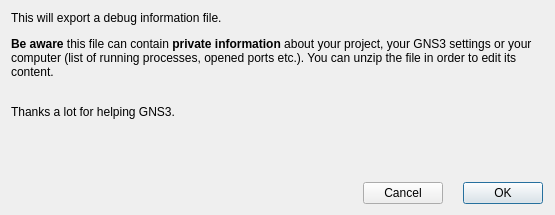
<?xml version="1.0" encoding="UTF-8"?>
<ui version="4.0">
 <class>ExportDebugDialog</class>
 <widget class="QDialog" name="ExportDebugDialog">
  <property name="windowModality">
   <enum>Qt::WindowModal</enum>
  </property>
  <property name="geometry">
   <rect>
    <x>0</x>
    <y>0</y>
    <width>555</width>
    <height>215</height>
   </rect>
  </property>
  <property name="windowTitle">
   <string>Export debug information</string>
  </property>
  <property name="styleSheet">
   <string notr="true">
QWidget {
    background-color: #fae8b7;
    color: #586e75;
}

QToolBar {
    border:0px;
}

QGraphicsView, QTextEdit, QPlainTextEdit, QTreeWidget, QListWidget, QLineEdit, QSpinBox, QComboBox {
    background-color: #fdf6e3;
}

QLabel, QMenu, QStatusBar {
  color: #586e75;
}

QMenuBar::item {
    background-color: #fae8b7;
}

QMenu::item:selected {
    color: #f2f2f2;
    background-color: #383838;
}

QToolButton:hover {
    background-color: #383838;
}

QGroupBox {
    color: #586e75;
    font: bold 12px;
    padding: 15px;
    border-style: none;
}

QAbstractScrollArea::corner {
    background: #fae8b7;
}

QScrollBar::add-page:horizontal, QScrollBar::sub-page:horizontal, QScrollBar::add-page:vertical, QScrollBar::sub-page:vertical {
  background: none;
}

QComboBox {
    selection-color: #f2f2f2;
    selection-background-color: #fae8b7;
}

QComboBox QAbstractItemView {
    background-color: #fdf6e3;
}

QDockWidget, QMenuBar, QPushButton, QToolButton, QTabWidget, QHeaderView::section {
    color: #586e75;
    font: bold 11px;
}

QTabBar {
    color: #586e75;
}

QRadioButton, QCheckBox {
  color: #586e75;
}

QRadioButton::disabled, QCheckBox::disabled {
  color: gray;
}
// bg-color=#fdf6e3
// fg-color=#586e75
// tool-bar=#fae8b7
// selection-bg=#383838 
// selection-fg=#f2f2f2
 </string>
  </property>
  <property name="modal">
   <bool>true</bool>
  </property>
  <layout class="QVBoxLayout" name="verticalLayout">
   <property name="rightMargin">
    <number>12</number>
   </property>
   <item>
    <widget class="QLabel" name="label">
     <property name="text">
      <string>&lt;html&gt;&lt;head/&gt;&lt;body&gt;&lt;p&gt;This will export a debug information file.&lt;/p&gt;&lt;p&gt;&lt;span style=&quot; font-weight:600;&quot;&gt;Be aware&lt;/span&gt; this file can contain &lt;span style=&quot; font-weight:600;&quot;&gt;private information&lt;/span&gt; about your project, your GNS3 settings or your computer (list of running processes, opened ports etc.). You can unzip the file in order to edit its content.&lt;/p&gt;&lt;p&gt;&lt;br/&gt;Thanks a lot for helping GNS3.&lt;/p&gt;&lt;/body&gt;&lt;/html&gt;</string>
     </property>
     <property name="textFormat">
      <enum>Qt::RichText</enum>
     </property>
     <property name="scaledContents">
      <bool>false</bool>
     </property>
     <property name="alignment">
      <set>Qt::AlignLeading|Qt::AlignLeft|Qt::AlignTop</set>
     </property>
     <property name="wordWrap">
      <bool>true</bool>
     </property>
    </widget>
   </item>
   <item>
    <layout class="QHBoxLayout" name="horizontalLayout">
     <property name="spacing">
      <number>20</number>
     </property>
     <item>
      <spacer name="horizontalSpacer">
       <property name="orientation">
        <enum>Qt::Horizontal</enum>
       </property>
       <property name="sizeHint" stdset="0">
        <size>
         <width>40</width>
         <height>20</height>
        </size>
       </property>
      </spacer>
     </item>
     <item>
      <widget class="QPushButton" name="uiCancelButton">
       <property name="sizePolicy">
        <sizepolicy hsizetype="Fixed" vsizetype="Fixed">
         <horstretch>0</horstretch>
         <verstretch>0</verstretch>
        </sizepolicy>
       </property>
       <property name="text">
        <string>Cancel</string>
       </property>
      </widget>
     </item>
     <item>
      <widget class="QDialogButtonBox" name="uiOkButton">
       <property name="sizePolicy">
        <sizepolicy hsizetype="Fixed" vsizetype="Fixed">
         <horstretch>0</horstretch>
         <verstretch>0</verstretch>
        </sizepolicy>
       </property>
       <property name="orientation">
        <enum>Qt::Horizontal</enum>
       </property>
       <property name="standardButtons">
        <set>QDialogButtonBox::Ok</set>
       </property>
      </widget>
     </item>
    </layout>
   </item>
  </layout>
  <zorder>label</zorder>
  <zorder></zorder>
 </widget>
 <resources>
  <include location="../../resources/resources.qrc"/>
 </resources>
 <connections>
  <connection>
   <sender>uiCancelButton</sender>
   <signal>clicked()</signal>
   <receiver>ExportDebugDialog</receiver>
   <slot>reject()</slot>
   <hints>
    <hint type="sourcelabel">
     <x>347</x>
     <y>184</y>
    </hint>
    <hint type="destinationlabel">
     <x>286</x>
     <y>274</y>
    </hint>
   </hints>
  </connection>
 </connections>
</ui>
